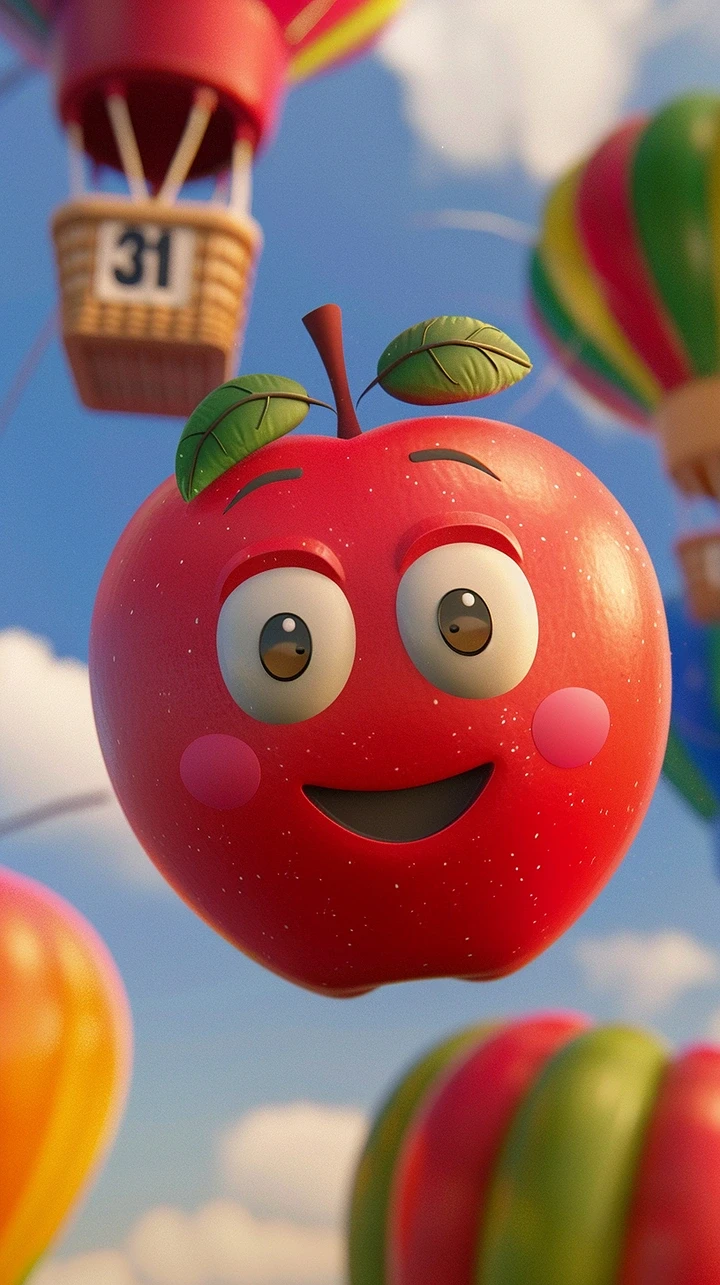
#> input picture design-preview/assets/wall1.webp, 720 x 1285 px
$ python render_more.py
#> lines starting #> are read from the running program, lines starting #| are printed output that depends on the picture; after the words box and inside, x2 and y2 are one past the last pixel; in counts of white or black regions, pixels touching at a corner belong together
### design-preview/render_mockups.py
#!/usr/bin/env python3
"""Render real PNG mockups of the redesigned Android screens with Pillow.

Usage:  pip install pillow && python3 design-preview/render_mockups.py

Draws the shipped v6.1 "Pin" design system at 2x using the same tokens,
Poppins TTFs and bundled artwork that live in app/src/main/res.
"""
import os
from PIL import Image, ImageDraw, ImageFilter, ImageFont

BASE = os.path.dirname(os.path.abspath(__file__))
OUT = os.path.join(BASE, "shots")
os.makedirs(OUT, exist_ok=True)

S = 2  # supersample
W, H = 390, 844

INK = "#141414"
INK_SOFT = "#6E6A64"
INK_FAINT = "#A39D95"
LINE = "#EBE6DF"
SURFACE = "#FBF9F6"
SURFACE_ALT = "#F3F0EB"
PRIMARY = "#188E5A"
PRIMARY_DARK = "#0E6640"
PRIMARY_SOFT = "#E4F3EB"
PRIMARY_SOFTER = "#F1F9F4"
ACCENT = "#FF4D8D"
ACCENT_SOFT = "#FFE3EE"
AMBER_SOFT = "#FFF4D6"
LILAC = "#7C6CF6"
LILAC_SOFT = "#EEEBFF"
SKY_SOFT = "#E3F4F9"
ROSE_SOFT = "#FDE9EA"
WHITE = "#FFFFFF"


def f(weight, size):
    return ImageFont.truetype(f"{BASE}/fonts/poppins_{weight}.ttf", int(round(size * S)))


def fun(size):
    """Cartoon display face (Chewy) for headings and hero copy."""
    return ImageFont.truetype(f"{BASE}/fonts/chewy.ttf", int(round(size * S)))


def P(v):
    return int(round(v * S))


def text(d, xy, s, font, fill, anchor="la"):
    d.text((P(xy[0]), P(xy[1])), s, font=font, fill=fill, anchor=anchor)


def rrect(d, box, r, fill=None, outline=None, width=1):
    d.rounded_rectangle([P(box[0]), P(box[1]), P(box[2]), P(box[3])],
                        radius=P(r), fill=fill, outline=outline, width=P(width) if outline else 0)


def gradient(size, c1, c2, angle=45):
    """Simple linear gradient (angle in degrees, 0 = left->right)."""
#> called with size = (780, 1688), c1 = (255, 253, 248), c2 = (255, 243, 246), angle = 90
    w, h = size
    small = Image.new("RGB", (64, 64))
#> small: PIL image 64x64 RGB; every value is 0
    px = small.load()
    import math
    rad = math.radians(angle)
    dx, dy = math.cos(rad), math.sin(rad)
    for y in range(64):
        for x in range(64):
            t = ((x / 63) * dx + (y / 63) * dy + 0.5)
            t = max(0.0, min(1.0, t))
            a = tuple(int(c1[i] + (c2[i] - c1[i]) * t) for i in range(3))
            px[x, y] = a
    return small.resize((w, h), Image.BICUBIC)


def hex2rgb(value):
    value = value.lstrip("#")
    return tuple(int(value[i:i + 2], 16) for i in (0, 2, 4))


def cover(path, w, h):
#> called with path = 'design-preview/assets/wall1.webp', w = 154, h = 106
    im = Image.open(path).convert("RGBA")
    tw, th = P(w), P(h)
    ratio = max(tw / im.width, th / im.height)
    im = im.resize((max(1, int(im.width * ratio)), max(1, int(im.height * ratio))), Image.LANCZOS)
#> im: PIL image 308x549 RGBA
    left = (im.width - tw) // 2
    top = (im.height - th) // 2
    return im.crop((left, top, left + tw, top + th))
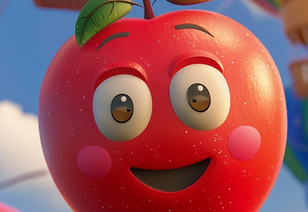
#> returned value: PIL image 308x212 RGBA; mean R, G, B, A 155.9, 85.6, 91.4, 255


def paste_img(base, path, box, radius=0, fit="cover", pad=0):
    x0, y0, x1, y1 = box
    w, h = x1 - x0, y1 - y0
    if fit == "cover":
        im = cover(path, w, h)
    else:  # contain
        im = Image.open(path).convert("RGBA")
        target = P(w - pad * 2), P(h - pad * 2)
        im.thumbnail(target, Image.LANCZOS)
        layer = Image.new("RGBA", (P(w), P(h)), (0, 0, 0, 0))
        layer.paste(im, ((P(w) - im.width) // 2, (P(h) - im.height) // 2), im)
        im = layer
    mask = Image.new("L", im.size, 0)
#> mask: PIL image 308x212 L; every value is 0
    ImageDraw.Draw(mask).rounded_rectangle([0, 0, im.width, im.height], radius=P(radius), fill=255)
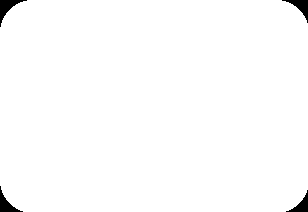
#> mask: PIL image 308x212 L; 98.8% white; 4 black regions, box (x1, y1, x2, y2) and area: (0, 0, 27, 27) 230, (282, 0, 308, 23) 203, (0, 186, 23, 212) 203, (286, 190, 308, 212) 177
    base.paste(im, (P(x0), P(y0)), mask)


def pill(d, box, r, fill, label=None, label_font=None, label_fill=WHITE):
    rrect(d, box, r, fill=fill)
    if label:
        cx, cy = (box[0] + box[2]) / 2, (box[1] + box[3]) / 2
        text(d, (cx, cy), label, label_font, label_fill, anchor="mm")


def icon_circle(d, cx, cy, r, bg, outline=None):
    d.ellipse([P(cx - r), P(cy - r), P(cx + r), P(cy + r)],
              fill=bg, outline=outline, width=P(1) if outline else 0)


# ---------------------------------------------------------------- glyphs
# [4 lines left out: function glyph_menu, not called in this run]


def glyph_heart(d, cx, cy, s=1.0, color=PRIMARY):
    r = 4.6 * s
    d.ellipse([P(cx - r * 2.1), P(cy - r * 1.7), P(cx - r * 0.1), P(cy + r * 0.3)], fill=color)
    d.ellipse([P(cx + r * 0.1), P(cy - r * 1.7), P(cx + r * 2.1), P(cy + r * 0.3)], fill=color)
    d.polygon([(P(cx - r * 2.05), P(cy - r * 0.1)), (P(cx + r * 2.05), P(cy - r * 0.1)), (P(cx), P(cy + r * 2.3))], fill=color)


def glyph_nav(d, kind, cx, cy, color):
    if kind == "home":
        d.polygon([(P(cx - 7), P(cy - 1)), (P(cx), P(cy - 8)), (P(cx + 7), P(cy - 1))], outline=color, width=P(1.4))
        d.line([P(cx - 5), P(cy - 1), P(cx - 5), P(cy + 7), P(cx + 5), P(cy + 7), P(cx + 5), P(cy - 1)], fill=color, width=P(1.4))
    elif kind == "phone":
        d.rounded_rectangle([P(cx - 5), P(cy - 8), P(cx + 5), P(cy + 8)], radius=P(3), outline=color, width=P(1.5))
        d.line([P(cx - 2), P(cy + 5.5), P(cx + 2), P(cy + 5.5)], fill=color, width=P(1.3))
    elif kind == "wall":
        d.rounded_rectangle([P(cx - 7), P(cy - 6), P(cx + 7), P(cy + 6)], radius=P(3), outline=color, width=P(1.4))
        d.ellipse([P(cx - 3), P(cy - 3), P(cx + 1), P(cy + 1)], fill=color)
        d.polygon([(P(cx - 5), P(cy + 5)), (P(cx), P(cy - 1)), (P(cx + 6), P(cy + 5))], fill=color)
    else:  # music
        d.ellipse([P(cx - 7), P(cy + 1), P(cx - 1), P(cy + 7)], fill=color)
        d.ellipse([P(cx + 1), P(cy - 3), P(cx + 7), P(cy + 3)], fill=color)
        d.line([P(cx - 1), P(cy + 4), P(cx - 1), P(cy - 6), P(cx + 7), P(cy - 8), P(cx + 7), P(cy)], fill=color, width=P(1.4))


# ---------------------------------------------------------------- chrome
# [8 lines left out: function appbar, not called in this run]


def tabbar(d, active=0):
    """Floating Pinterest-style pill nav."""
    im = d._image
    y0, y1 = H - 74, H - 14
    x0, x1 = 14, W - 14

    # soft shadow under the bar
    sh = Image.new("RGBA", im.size, (0, 0, 0, 0))
    ImageDraw.Draw(sh).rounded_rectangle([P(x0 + 2), P(y0 + 8), P(x1 - 2), P(y1 + 8)],
                                         radius=P(999), fill=(20, 18, 14, 52))
    im.alpha_composite(sh.filter(ImageFilter.GaussianBlur(P(6))))

    d.rounded_rectangle([P(x0), P(y0), P(x1), P(y1)], radius=P(999),
                        fill=WHITE, outline="#EFE9E1", width=P(1))
    d.rounded_rectangle([P(x0 + 1), P(y0 + 1), P(x1 - 1), P(y0 + 22)], radius=P(999), fill="#FFFFFF")

    labels = ["Home", "Prank", "Walls", "Playlist"]
    kinds = ["home", "phone", "wall", "music"]
    slot = (x1 - x0) / 4
    cy = (y0 + y1) / 2
    for i in range(4):
        cx = x0 + slot * i + slot / 2
        color = PRIMARY if i == active else "#9A948C"
        if i == active:
            d.rounded_rectangle([P(cx - 40), P(y0 + 8), P(cx + 40), P(y1 - 8)], radius=P(999), fill=PRIMARY_SOFTER)
        glyph_nav(d, kinds[i], cx - (16 if i == active else 0), cy, color)
        if i == active:
            text(d, (cx + 6, cy), labels[i], f("semibold", 10.5), PRIMARY, anchor="lm")
        else:
            text(d, (cx, cy + 15), labels[i], f("medium", 9), color, anchor="ma")


def aurora(size):
    """warm cream base + pink / lilac / sky bloom (app ka signature wash)"""
    base = gradient(size, hex2rgb("#FFFDF8"), hex2rgb("#FFF3F6"), 90).convert("RGBA")
    layer = Image.new("RGBA", size, (0, 0, 0, 0))
    dl = ImageDraw.Draw(layer)
    w, h = size
    dl.ellipse([w * 0.55, -h * 0.10, w * 1.25, h * 0.34], fill=(255, 77, 141, 58))
    dl.ellipse([-w * 0.35, h * 0.22, w * 0.55, h * 0.66], fill=(139, 92, 246, 42))
    dl.ellipse([w * 0.35, h * 0.72, w * 1.25, h * 1.12], fill=(56, 189, 248, 38))
    layer = layer.filter(ImageFilter.GaussianBlur(max(24, int(w * 0.16))))
    base.alpha_composite(layer)
    return base


def screen_shell(title, sub, back=False):
    img = Image.new("RGBA", (P(W), P(H)), WHITE)
    # colour-blast wash shared by every screen
    img.paste(aurora((P(W), P(H))), (0, 0))
    d = ImageDraw.Draw(img)
    if back:
        icon_circle(d, 40, 42, 22, WHITE, LINE)
        d.line([P(36), P(42), P(45), P(42)], fill=INK, width=P(1.6))
        d.line([P(36), P(42), P(41), P(37)], fill=INK, width=P(1.6))
        d.line([P(36), P(42), P(41), P(47)], fill=INK, width=P(1.6))
        text(d, (76, 26), title, fun(21), INK)
        text(d, (76, 50), sub, f("regular", 11), INK_FAINT)
    return img, d


# ---------------------------------------------------------------- screens
# [263 lines left out: functions home, walls, stickers, sounds, build_sheet, not called in this run]


# [14 lines that do not run on import are left out]

### design-preview/render_more.py
#!/usr/bin/env python3
"""Second-wave-ish screens so the preview sheet covers the whole app:
favourites, history, jokes, games. Same tokens/fonts as the other mockups."""
import os
import sys

HERE = os.path.dirname(os.path.abspath(__file__))
sys.path.insert(0, HERE)

from PIL import Image  # noqa: E402
import render_mockups as R  # noqa: E402
from render_mockups import (P, W, H, f, fun, text, rrect, pill, icon_circle, paste_img,  # noqa: E402
                           glyph_heart, screen_shell, tabbar,
                           INK, INK_SOFT, INK_FAINT, LINE, WHITE, PRIMARY, PRIMARY_SOFT,
                           PRIMARY_DARK, ACCENT_SOFT, AMBER_SOFT, LILAC_SOFT, SKY_SOFT, ROSE_SOFT)


def comic(d, box, r=20, fill=WHITE, w=1):
    """hairline card, no heavy outline"""
    rrect(d, box, r, fill=fill, outline=LINE, width=w)


def backbar(d, title, sub):
    icon_circle(d, 40, 42, 22, WHITE, LINE)
    d.line([P(36), P(42), P(45), P(42)], fill=INK, width=P(1.6))
    d.line([P(36), P(42), P(41), P(37)], fill=INK, width=P(1.6))
    d.line([P(36), P(42), P(41), P(47)], fill=INK, width=P(1.6))
    text(d, (76, 26), title, fun(21), INK)
    text(d, (76, 50), sub, f("regular", 11), INK_FAINT)


def favourites():
    img, d = screen_shell("", "")
    backbar(d, "Favourites", "Every heart you tapped, in one place")

    pill(d, (18, 78, 96, 104), 999, PRIMARY_SOFT, "24 pins", f("semibold", 10), PRIMARY_DARK)
    pill(d, (104, 78, 178, 104), 999, WHITE, "Sounds", f("semibold", 10), INK)
    pill(d, (186, 78, 258, 104), 999, WHITE, "Walls", f("semibold", 10), INK)

    tiles = ["wall1.webp", "wall4.webp", "wall6.webp", "wall8.webp", "wall2.webp", "wall10.webp"]
    tints = [LILAC_SOFT, AMBER_SOFT, SKY_SOFT, ROSE_SOFT, ACCENT_SOFT, WHITE]
    for i, art in enumerate(tiles):
        col, row = i % 2, i // 2
        x = 18 + col * 178
        y = 118 + row * 168
        comic(d, (x, y, x + 166, y + 152), 22, fill=WHITE)
        paste_img(img, f"{R.BASE}/assets/{art}", (x + 6, y + 6, x + 160, y + 112), radius=16)
        icon_circle(d, x + 146, y + 26, 14, WHITE, INK)
        glyph_heart(d, x + 146, y + 25, 0.62, PRIMARY)
        text(d, (x + 12, y + 122), ["Boss voice", "Cactus ring", "Princess roar"][i % 3], f("semibold", 12), INK)
        text(d, (x + 12, y + 136), "Saved · 0:04", f("regular", 9.5), INK_FAINT)
#> pass 2 of the loop in favourites, `for i, art in enumerate(tiles):`:
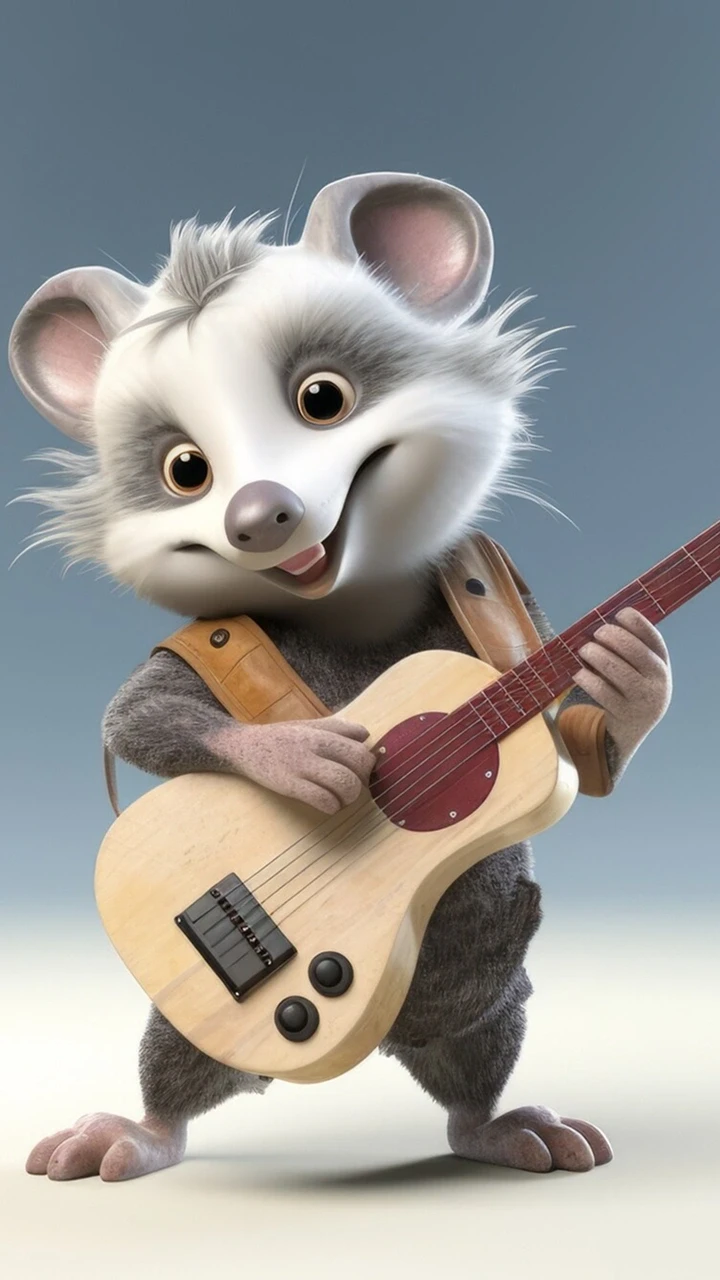
#> input picture design-preview/assets/wall4.webp, 720 x 1280 px
    tabbar(d, 2)
#> in tabbar, `ImageDraw.Draw(sh).rounded_rectangle([P(x0 + 2), P(y0 + 8), P(x1 - 2),..`:
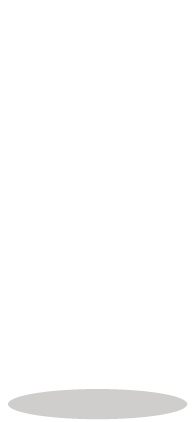
#> sh: PIL image 780x1688 RGBA (shown at 1/4 size); mean R, G, B, A 1, 0.9, 0.7, 2.7; transparent parts drawn white
    return img


def history():
    img, d = screen_shell("", "")
    backbar(d, "Your playlist", "Last played · newest first")

    rows = [("Funny 1", "0:04", "2 min ago", "wall1.webp"),
            ("Baby 3", "0:07", "18 min ago", "wall2.webp"),
            ("Dialogue 7", "0:09", "1 hr ago", "wall6.webp"),
            ("Fart 12", "0:02", "Today", "wall8.webp"),
            ("Laugh 9", "0:06", "Today", "wall4.webp"),
            ("Animal 4", "0:05", "Yesterday", "wall10.webp")]
    for i, (name, dur, when, art) in enumerate(rows):
        y = 84 + i * 86
        comic(d, (18, y, W - 18, y + 78), 20, fill=WHITE)
        paste_img(img, f"{R.BASE}/assets/{art}", (28, y + 12, 96, y + 66), radius=14)
#> in cover (call 7), `return im.crop((left, top, left + tw, top + th))`:
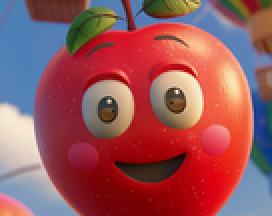
#> returned value: PIL image 136x108 RGBA (shown 2 times larger); mean R, G, B, A 151.7, 85, 90.5, 255
#> in paste_img (call 7), `ImageDraw.Draw(mask).rounded_rectangle([0, 0, im.width, im.height], ra..`:
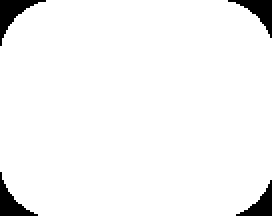
#> mask: PIL image 136x108 L (shown 2 times larger); 95.9% white; 4 black regions, box (x1, y1, x2, y2) and area: (0, 0, 23, 23) 174, (114, 0, 136, 19) 151, (0, 86, 19, 108) 151, (118, 90, 136, 108) 129
        text(d, (110, y + 22), name, f("semibold", 13.5), INK)
        text(d, (110, y + 44), f"{dur} · {when}", f("regular", 10.5), INK_FAINT)
        icon_circle(d, W - 44, y + 39, 18, PRIMARY_SOFT)
        d.polygon([P(W - 49), P(y + 31), P(W - 49), P(y + 47), P(W - 36), P(y + 39)], fill=PRIMARY)
#> pass 2 of the loop in history, `for i, (name, dur, when, art) in enumerate(rows):`:
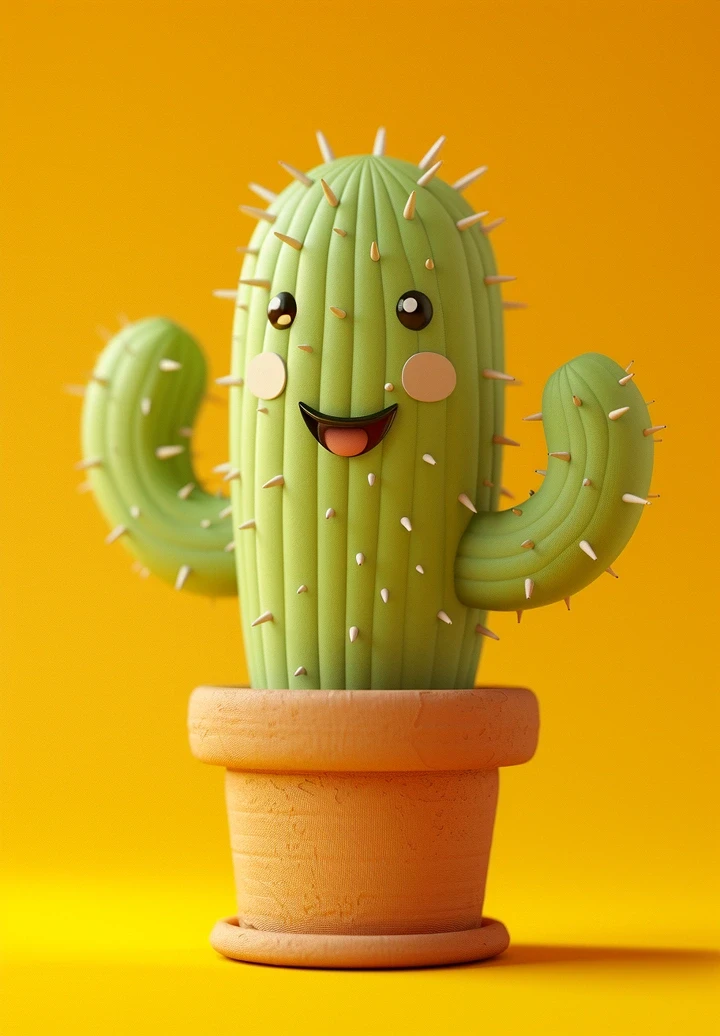
#> input picture design-preview/assets/wall2.webp, 720 x 1036 px
#> in paste_img (call 8), `base.paste(im, (P(x0), P(y0)), mask)`:
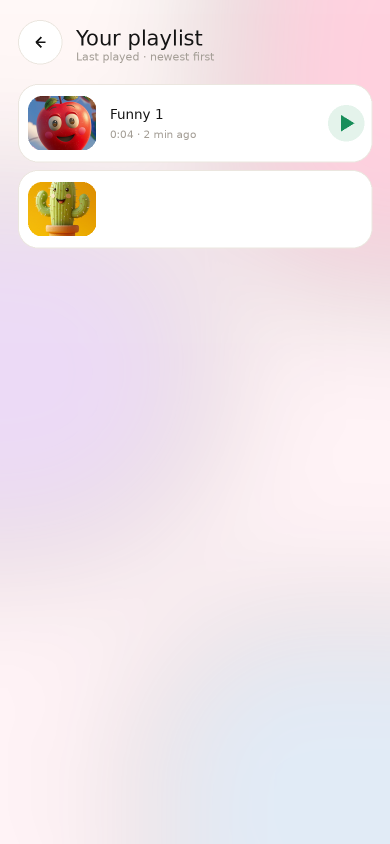
#> base: PIL image 780x1688 RGBA (shown at 1/2 size); mean R, G, B, A 241.6, 231.2, 236.6, 255
    tabbar(d, 3)
    return img


def jokes():
    img, d = screen_shell("", "")
    backbar(d, "Funny jokes", "Read them out loud, we dare you")

    pill(d, (18, 78, 90, 104), 999, AMBER_SOFT, "Sardar", f("semibold", 10), INK)
    pill(d, (98, 78, 168, 104), 999, WHITE, "Dark", f("semibold", 10), INK)
    pill(d, (176, 78, 244, 104), 999, WHITE, "School", f("semibold", 10), INK)

    cards = [("Why did the ringtone go to therapy?", "Too many unresolved chords.", AMBER_SOFT),
             ("My phone is on silent.", "Not for work — my wallpaper is shy.", ACCENT_SOFT),
             ("Prank call went wrong.", "Grandma roasted me for 4 minutes.", SKY_SOFT),
             ("Sticker pack applied.", "Now my lock screen is funnier than me.", LILAC_SOFT)]
    y = 118
    for line1, line2, tint in cards:
        comic(d, (18, y, W - 18, y + 118), 22, fill=WHITE)
        icon_circle(d, 54, y + 34, 21, tint, INK)
        # drawn comic face (emoji glyphs are unavailable in the bundled fonts)
        d.ellipse([P(44), P(y + 27), P(49), P(y + 33)], fill=INK)
        d.ellipse([P(59), P(y + 27), P(64), P(y + 33)], fill=INK)
        d.arc([P(46), P(y + 32), P(62), P(y + 46)], 20, 160, fill=INK, width=P(1.6))
        text(d, (86, y + 20), line1, fun(12.5), INK)
        text(d, (86, y + 48), line2, f("regular", 11), INK_SOFT)
        pill(d, (86, y + 76, 176, y + 102), 999, PRIMARY_SOFT, "Read aloud", f("semibold", 9.5), PRIMARY_DARK)
        y += 132
    tabbar(d, 1)
    return img


def games():
    img, d = screen_shell("", "")
    backbar(d, "Games", "Truth or dare, spin the wheel, puzzles")

    comic(d, (18, 78, W - 18, 210), 24, fill=LILAC_SOFT)
    text(d, (36, 98), "Truth or Dare", fun(20), INK)
    text(d, (36, 128), "Sab ke liye ek challenge — no skipping!", f("regular", 11), INK_SOFT)
    pill(d, (36, 156, 156, 192), 999, WHITE, "Spin now", f("semibold", 11), INK)

    comic(d, (18, 226, 182, 342), 24, fill=AMBER_SOFT)
    text(d, (36, 246), "Puzzle", fun(18), INK)
    text(d, (36, 274), "Slide the strips back", f("regular", 10.5), INK_SOFT)
    pill(d, (36, 300, 140, 330), 999, WHITE, "Play", f("semibold", 10.5), INK)

    comic(d, (198, 226, W - 18, 342), 24, fill=SKY_SOFT)
    text(d, (216, 246), "Donkey", fun(18), INK)
    text(d, (216, 274), "Pin the tail, win the laugh", f("regular", 10.5), INK_SOFT)
    pill(d, (216, 300, 330, 330), 999, WHITE, "Start", f("semibold", 10.5), INK)

    comic(d, (18, 358, W - 18, 440), 22, fill=WHITE)
    text(d, (36, 376), "Funny challenges", fun(16), INK)
    text(d, (36, 400), "12 dares unlocked · 4 new this week", f("regular", 11), INK_FAINT)
    icon_circle(d, W - 46, 399, 16, PRIMARY)
    d.polygon([P(W - 50), P(393), P(W - 50), P(405), P(W - 40), P(399)], fill=WHITE)
    tabbar(d, 0)
    return img


if __name__ == "__main__":
    screens = {"favourites": favourites(), "history": history(), "jokes": jokes(), "games": games()}
    for name, im in screens.items():
        im.convert("RGB").save(f"{R.OUT}/{name}.png", optimize=True)
        print("wrote", name)
#> this loop made 4 passes
#> pass 1, `im.convert("RGB").save(f"{R.OUT}/{name}.png", optimize=True)`:
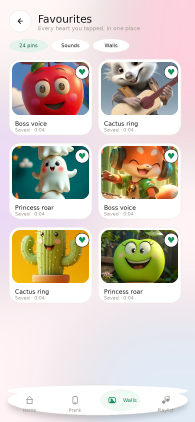
#> saved as favourites.png: PIL image 780x1688 RGB (shown at 1/4 size); mean R, G, B 213.6, 203.5, 194.7
#> pass 2, `im.convert("RGB").save(f"{R.OUT}/{name}.png", optimize=True)`:
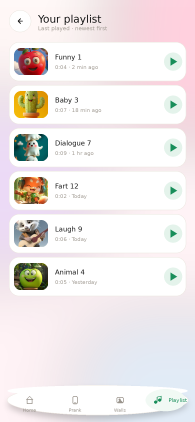
#> saved as history.png: PIL image 780x1688 RGB (shown at 1/4 size); mean R, G, B 238.7, 233.4, 233.2
